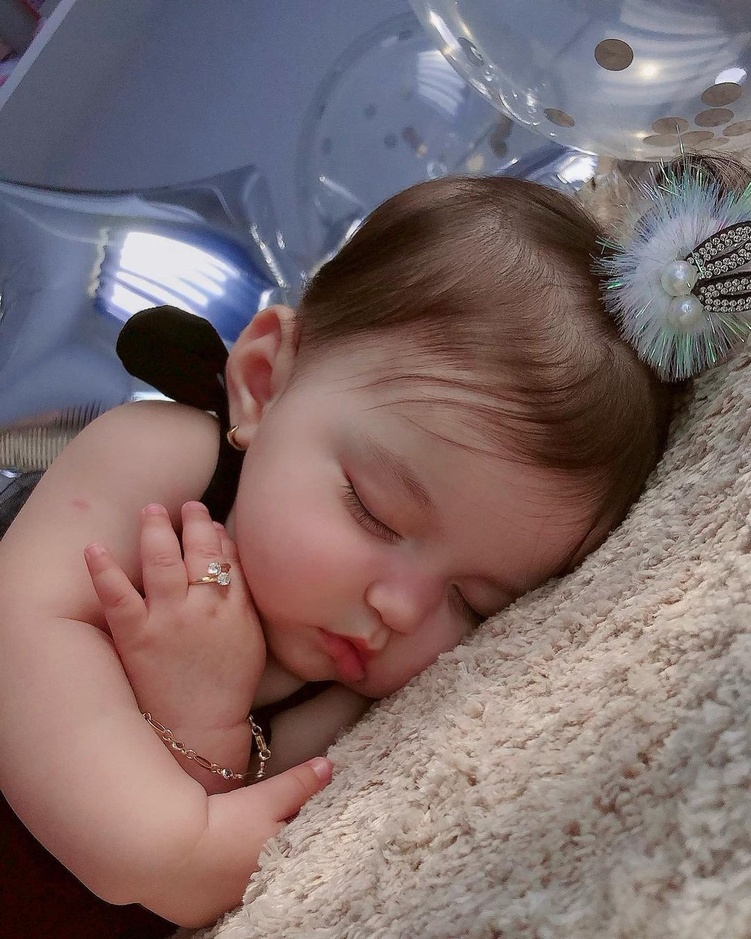
#> input picture [1]-programming-languages/[1]-python/4.thenewboston/angel.jpg, 751 x 939 px, shrunk from 1080 x 1350 before the run
$ python 45_getting-individual-channels.py
#> lines starting #> are read from the running program, lines starting #| are printed output that depends on the picture
from PIL import Image

angel = Image.open("angel.jpg")
#> angel is the input picture: PIL image 751x939 RGB; mean R, G, B 126.1, 107.6, 107.9

print(angel.mode)
#| RGB

r, g, b = angel.split()
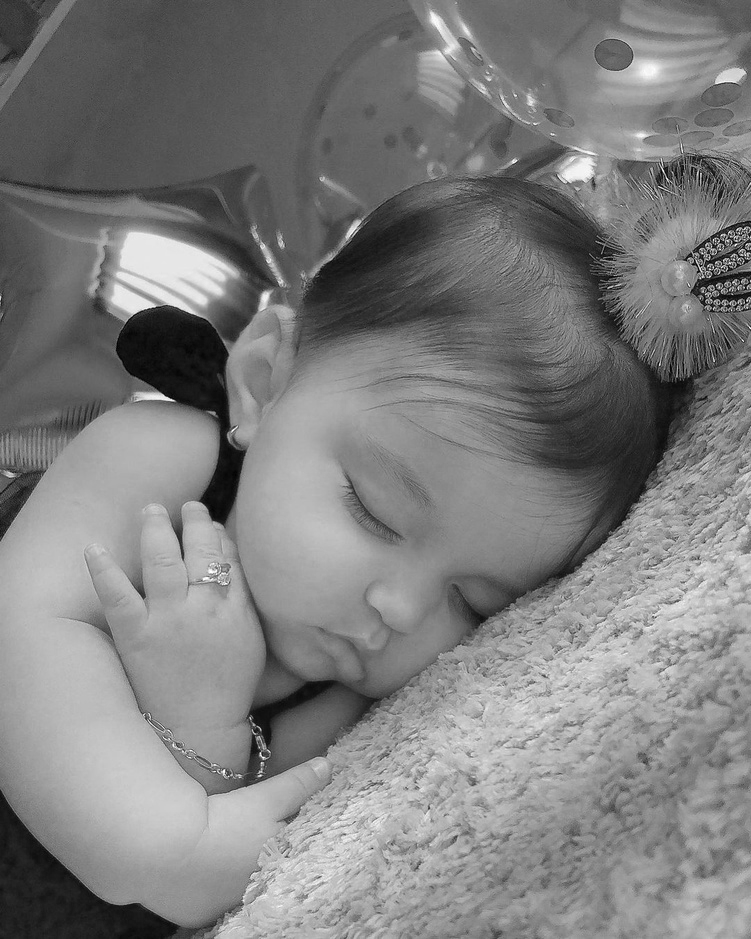
#> r: PIL image 751x939 L; min 0, max 255, mean 126.1
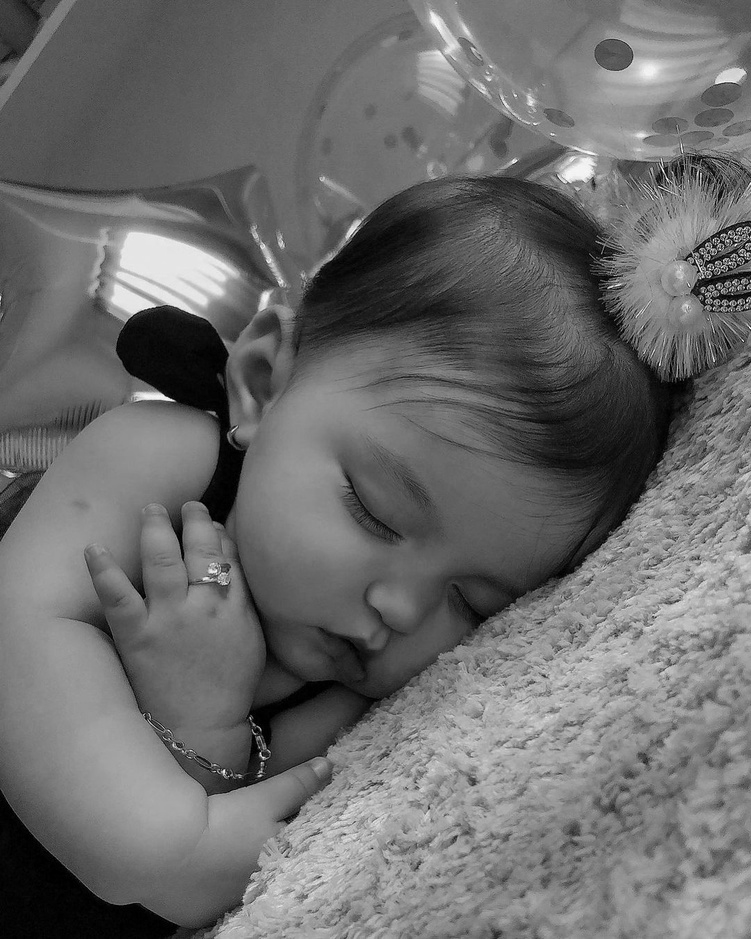
#> g: PIL image 751x939 L; min 0, max 255, mean 107.6
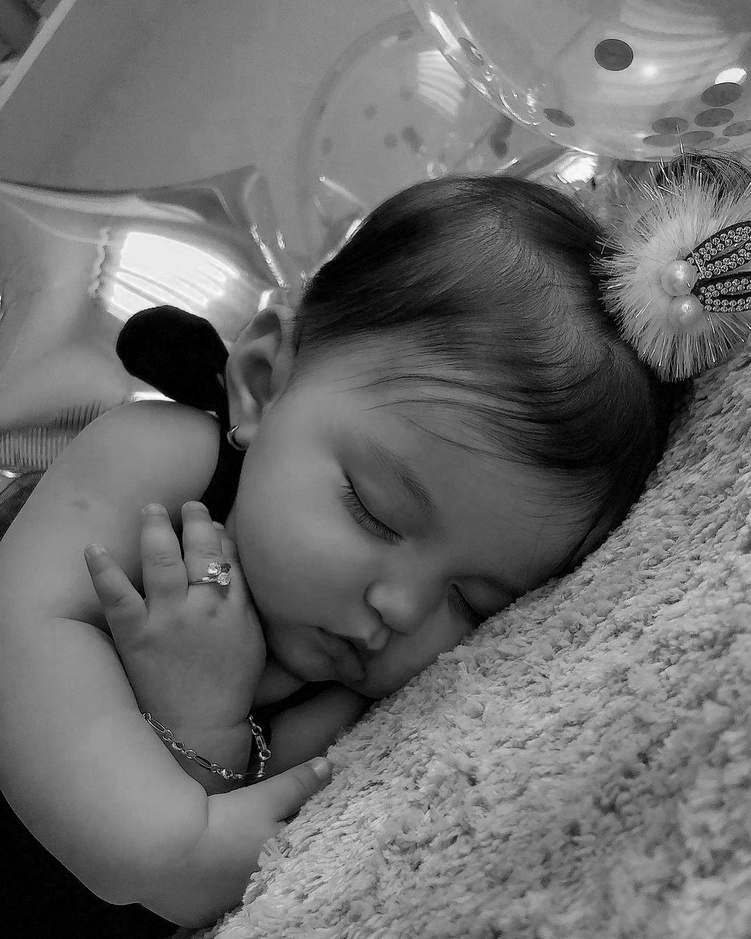
#> b: PIL image 751x939 L; min 0, max 255, mean 107.9
# r.show()
# g.show()
b.show()

$ run again, with [1]-programming-languages/[1]-python/4.thenewboston/doggo.jpg copied over [1]-programming-languages/[1]-python/4.thenewboston/angel.jpg
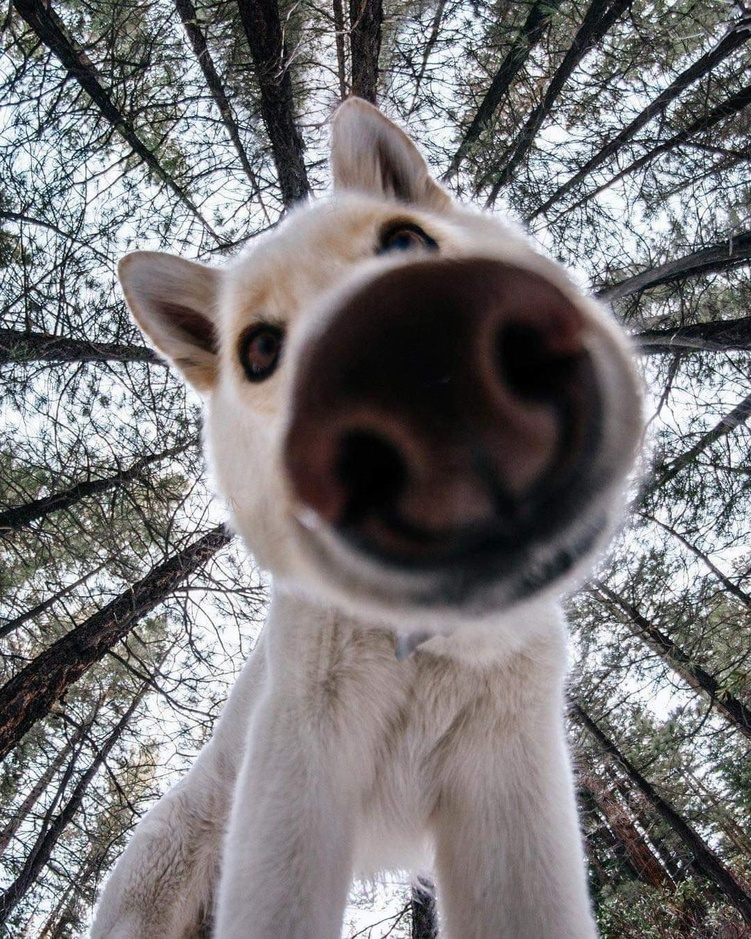
#> input picture [1]-programming-languages/[1]-python/4.thenewboston/doggo.jpg, 751 x 939 px, shrunk from 1080 x 1350 before the run
#> angel is the input picture: PIL image 751x939 RGB; mean R, G, B 121.7, 119.7, 121.3
#| RGB
#> `r, g, b = angel.split()`:
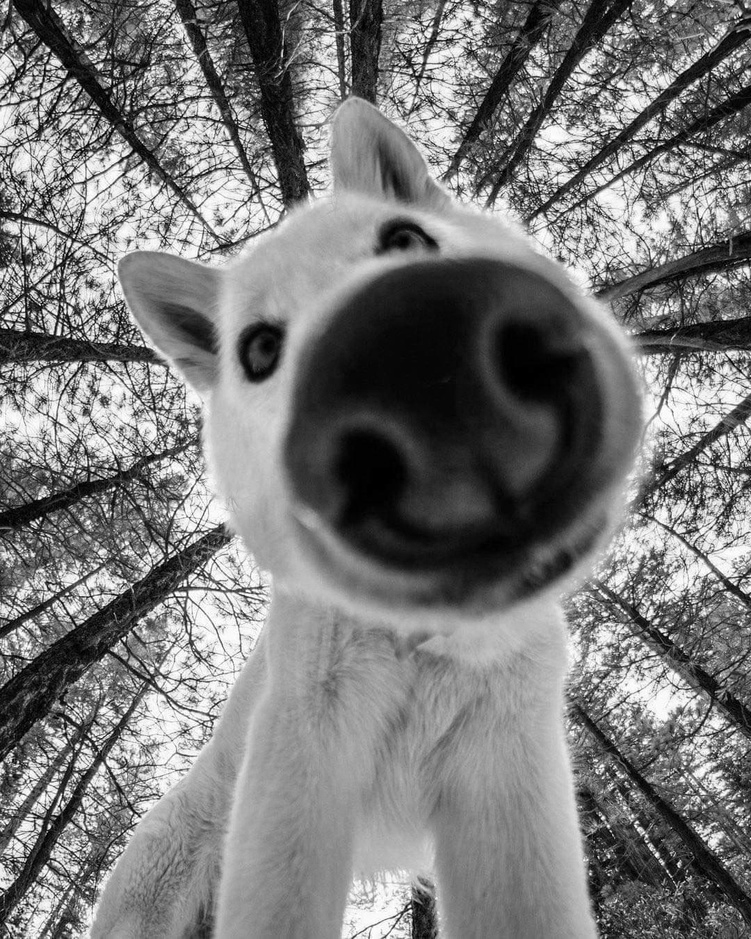
#> r: PIL image 751x939 L; min 0, max 255, mean 121.7
#> `r, g, b = angel.split()`:
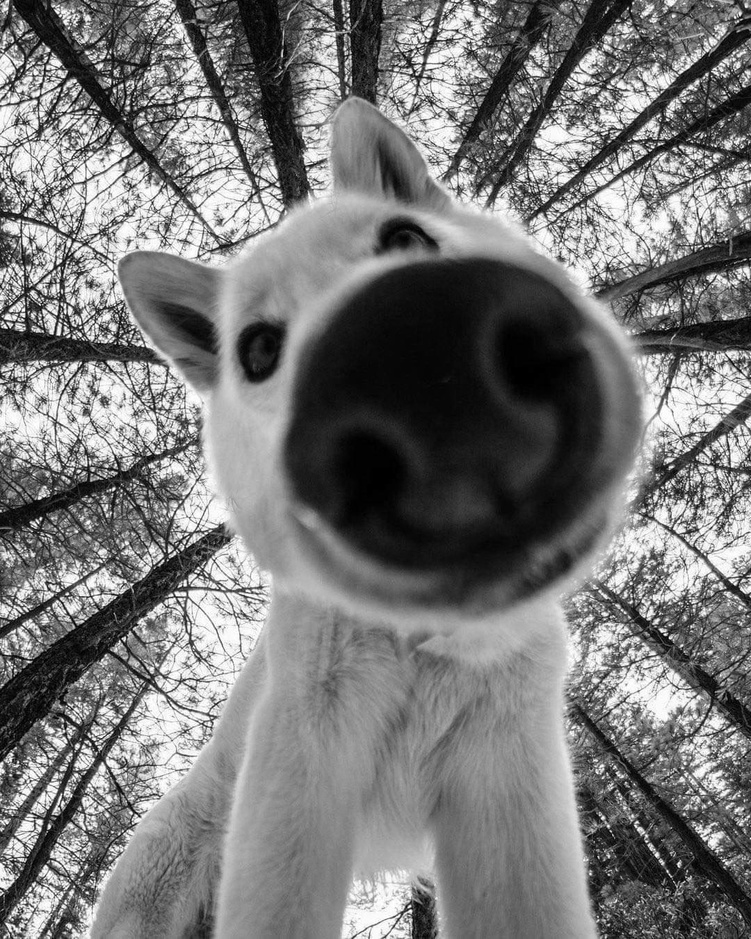
#> g: PIL image 751x939 L; min 0, max 255, mean 119.7

$ run again, with [1]-programming-languages/[1]-python/4.thenewboston/penguin.jpg copied over [1]-programming-languages/[1]-python/4.thenewboston/angel.jpg
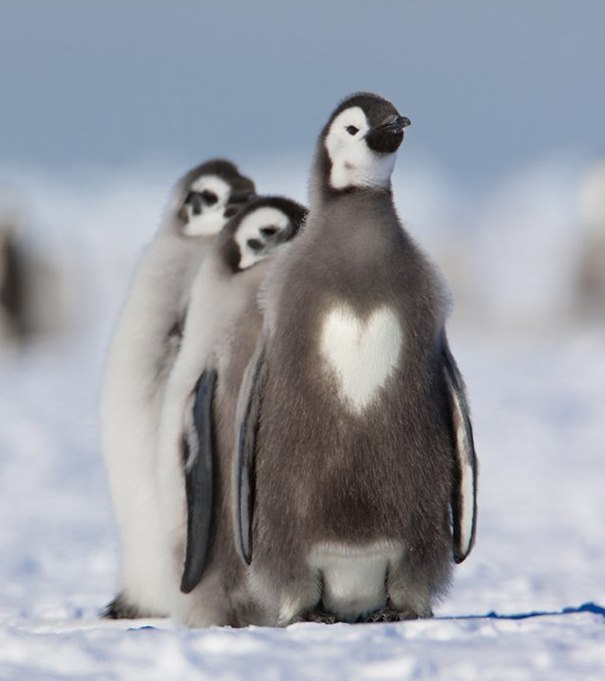
#> input picture [1]-programming-languages/[1]-python/4.thenewboston/penguin.jpg, 605 x 681 px
#> angel is the input picture: PIL image 605x681 RGB; mean R, G, B 153, 156.3, 164.4
#| RGB
#> `r, g, b = angel.split()`:
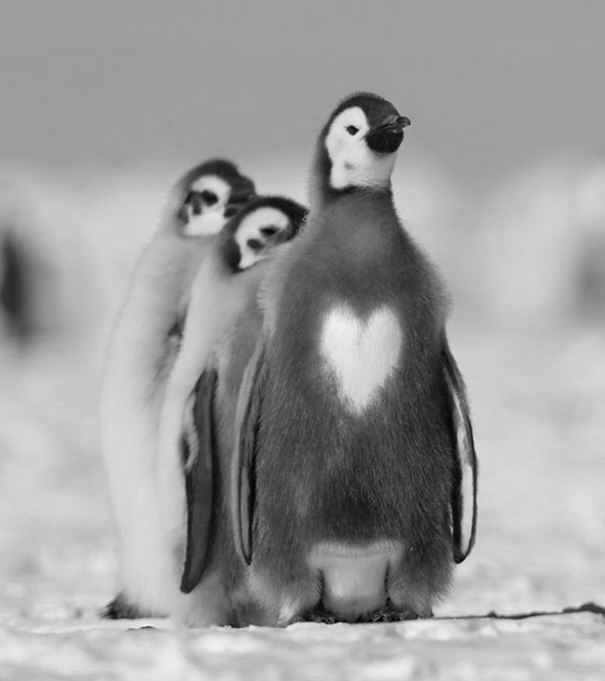
#> g: PIL image 605x681 L; min 0, max 251, mean 156.3
#> `r, g, b = angel.split()`:
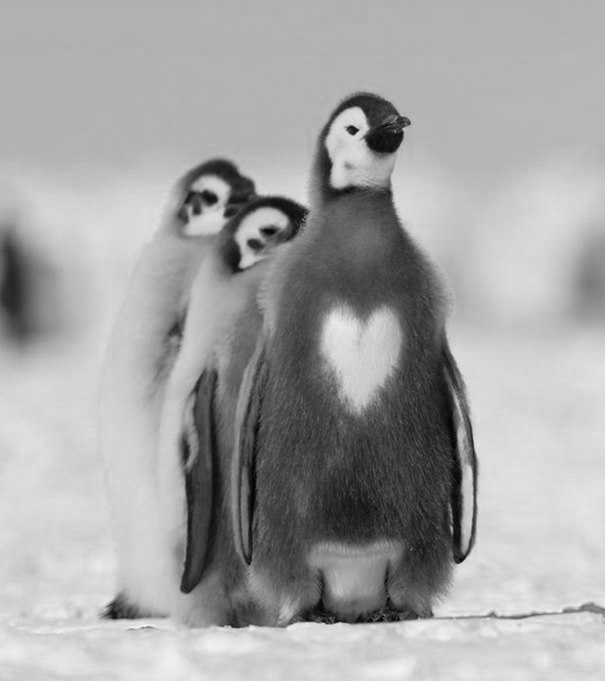
#> b: PIL image 605x681 L; min 0, max 255, mean 164.4
